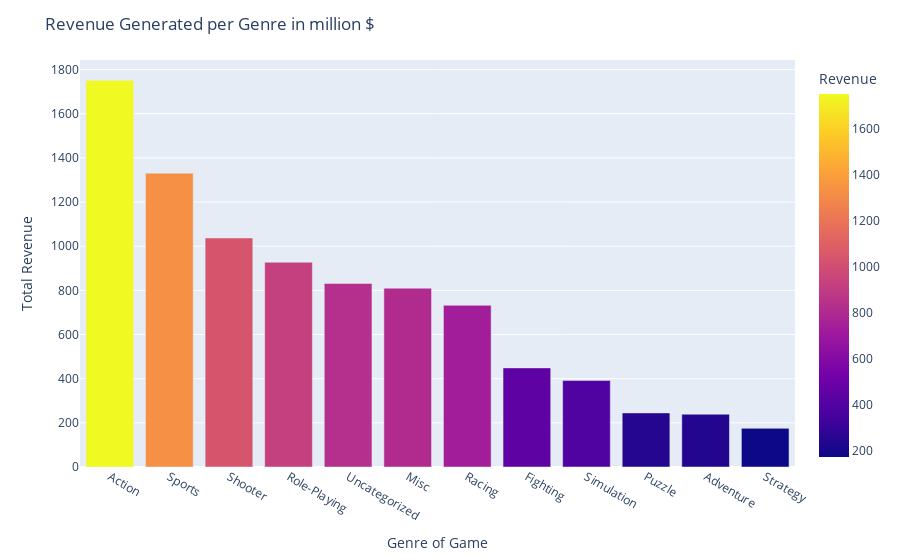

Source (notebook cell):
### Code cell
total_revenue_df = df.groupby(['Genre'])['Global_Sales'].sum()
trdf1 = total_revenue_df
total_revenue_df = pd.DataFrame(total_revenue_df.sort_values(ascending=False))
trdf2 = total_revenue_df
genres = total_revenue_df.index
total_revenue_df.columns = ['Revenue']

fig = px.bar(total_revenue_df, y='Revenue', x=genres,color='Revenue')

fig.update_layout(title=" Revenue Generated per Genre in million $",xaxis_title="Genre of Game",
    yaxis_title="Total Revenue")

fig.show()

### Figure 1 — Plotly figure (JSON) as saved in the notebook; plotly's stock layout.template omitted (floating-point values rounded to 4 significant figures)
{"data": [{"alignmentgroup": "True", "hovertemplate": "x=%{x}<br>Revenue=%{marker.color}<extra></extra>", "legendgroup": "", "marker": {"color": [1751.0, 1331.0, 1037.0, 927.4, 831.4, 810.0, 732.0, 448.9, 392.2, 245.0, 239.0, 175.1], "coloraxis": "coloraxis"}, "name": "", "offsetgroup": "", "orientation": "v", "showlegend": false, "textposition": "auto", "type": "bar", "x": ["Action", "Sports", "Shooter", "Role-Playing", "Uncategorized", "Misc", "Racing", "Fighting", "Simulation", "Puzzle", "Adventure", "Strategy"], "xaxis": "x", "y": [1751.0, 1331.0, 1037.0, 927.4, 831.4, 810.0, 732.0, 448.9, 392.2, 245.0, 239.0, 175.1], "yaxis": "y"}], "layout": {"barmode": "relative", "coloraxis": {"colorbar": {"title": {"text": "Revenue"}}, "colorscale": [[0, "#0d0887"], [0.1111, "#46039f"], [0.2222, "#7201a8"], [0.3333, "#9c179e"], [0.4444, "#bd3786"], [0.5556, "#d8576b"], [0.6667, "#ed7953"], [0.7778, "#fb9f3a"], [0.8889, "#fdca26"], [1, "#f0f921"]]}, "legend": {"tracegroupgap": 0}, "margin": {"t": 60}, "title": {"text": " Revenue Generated per Genre in million $"}, "xaxis": {"anchor": "y", "domain": [0, 1], "title": {"text": "Genre of Game"}}, "yaxis": {"anchor": "x", "domain": [0, 1], "title": {"text": "Total Revenue"}}}}
